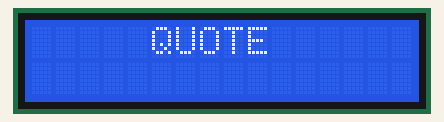
Recording of a sketch running on a simulated Arduino Uno, built with avr-gcc and run on an emulated ATmega328P. Shown: 16×2 character LCD.

Above: at 0.16 s.
At 1.15 s:
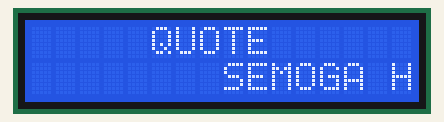
At 2.11 s:
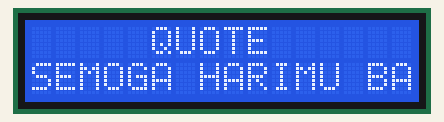
At 4.15 s:
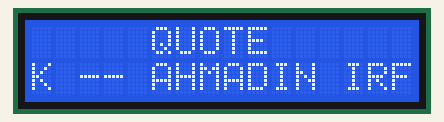
At 6.19 s:
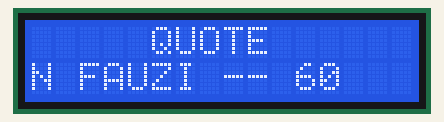
At 8.23 s:
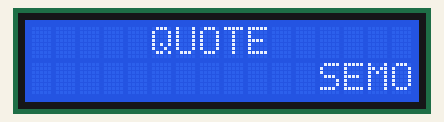

The sketch:

exquisite_maimu_leelo1.ino
```cpp
#include <Wire.h>
#include <LiquidCrystal_I2C.h>

LiquidCrystal_I2C lcd(0x27, 16, 2);

String barisAtas = "QUOTE";

String pesan = "SEMOGA HARIMU BAIK -- AHMADIN IRFAN FAUZI -- 60";
String fullPesan = "                " + pesan + "                ";

unsigned long waktuLalu = 0;
int pos = 0;
const int kecepatan = 120;
void setup() {
  lcd.init();
  lcd.backlight();

  lcd.setCursor(5, 0);
  lcd.print(barisAtas);
}

void loop() {
  unsigned long waktuSekarang = millis();

  if (waktuSekarang - waktuLalu >= kecepatan) {
    waktuLalu = waktuSekarang;


    String sub = fullPesan.substring(pos, pos + 16);

    lcd.setCursor(0, 1);
    lcd.print(sub);
    pos++;

    // Reset posisi
    if (pos >= fullPesan.length() - 16) {
      pos = 0;
    }
  }
}
```

Measured:
- by itself, everything shown: repeats every 7.6 s, in 63 steps
